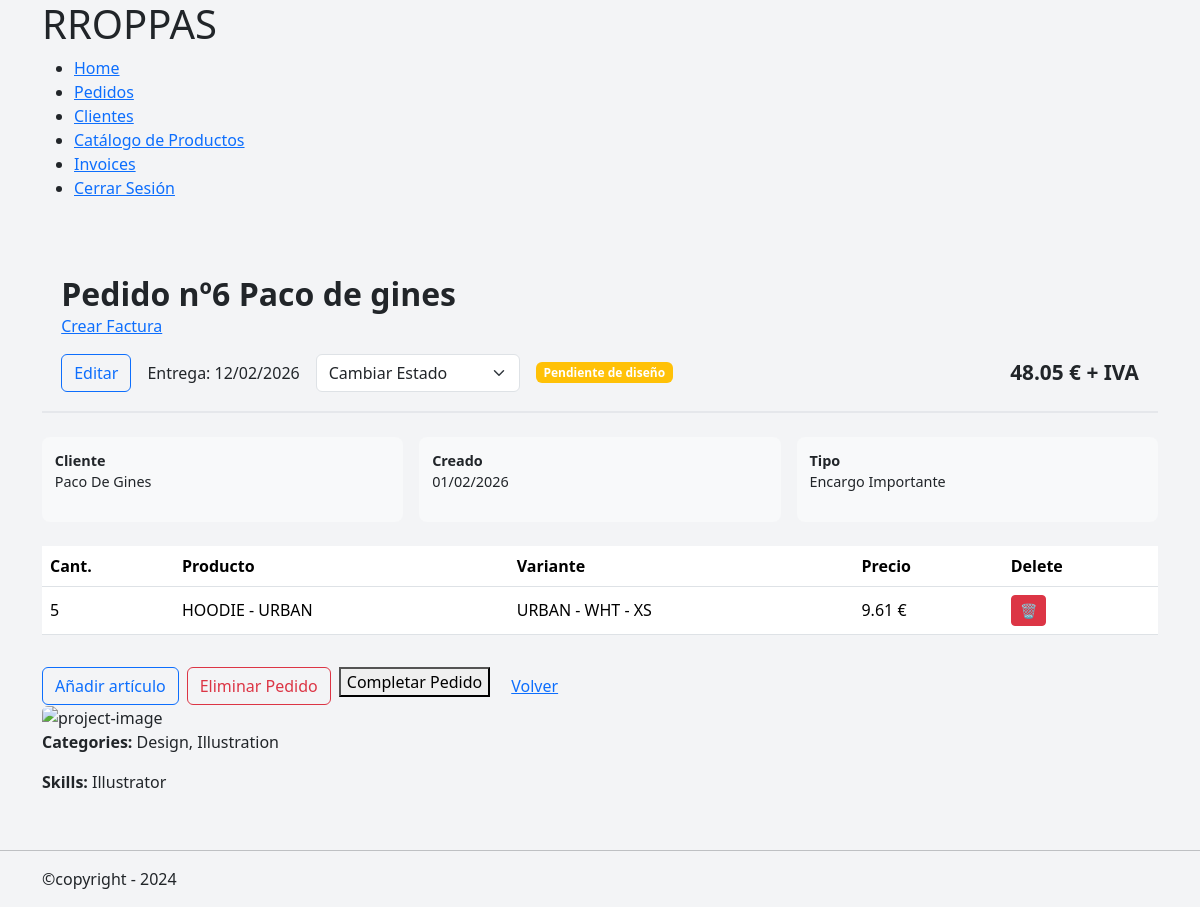
The page /orders/detail/28 (signed in) on the database as committed earlier.
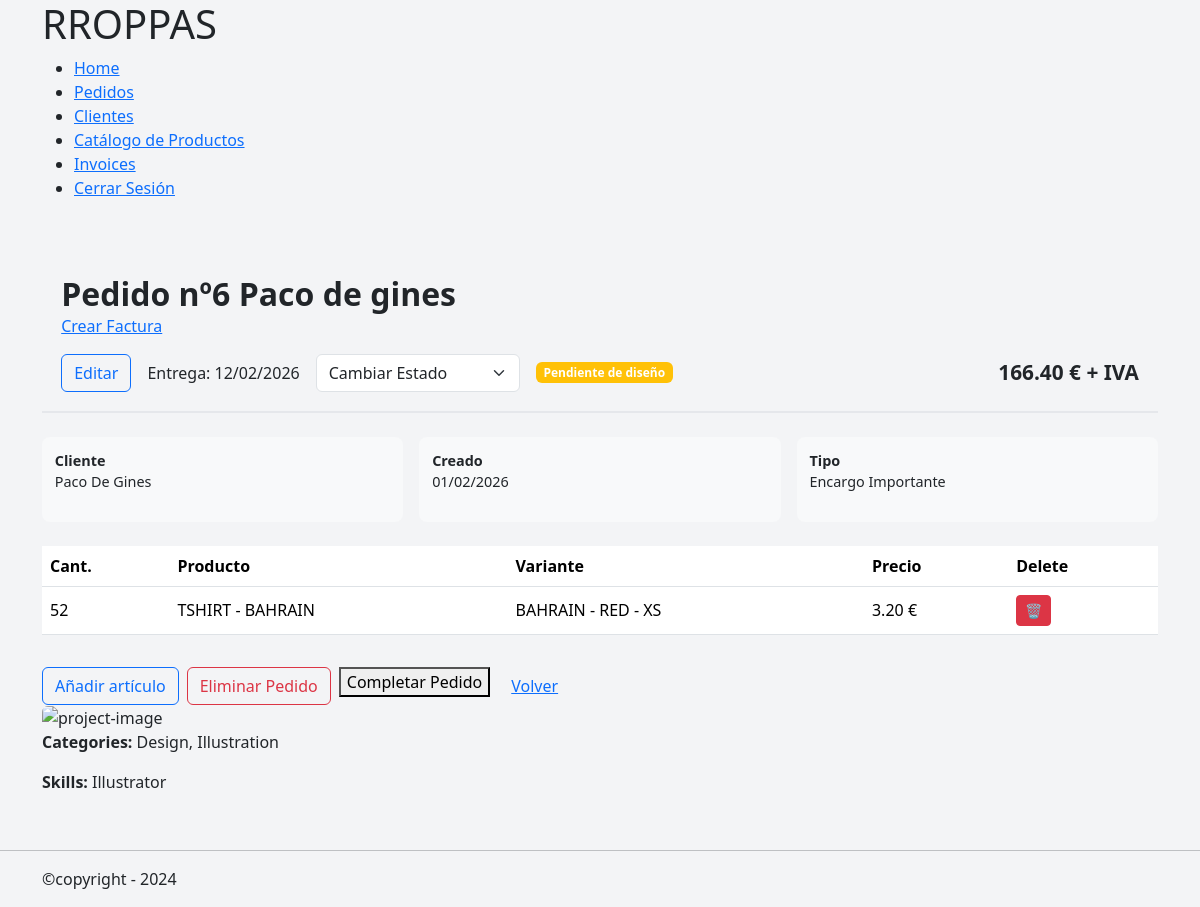
The same page on the database as committed later.
### orders/models.py (models this page shows, shortened)
class Order(models.Model):
    class OrderStatus(models.TextChoices):
        RECEIVED = "RECEIVED", "Recibido"
        PENDING_DESIGN = "PENDING_DESIGN", "Pendiente de diseño"
        DESIGN_READY = "DESIGN_READY", "Diseño confirmado"
        IN_PRODUCTION = "IN_PRODUCTION", "En producción"
        COMPLETED = "COMPLETED", "Completado"
        DELIVERED = "DELIVERED", "Entregado"
        CANCELLED = "CANCELLED", "Cancelado"
    class OrderType(models.TextChoices):
        LARGE = 'LARGE', 'Encargo Importante'
        SMALL = 'SMALL', 'Encargo de Mostrador'
    client = models.ForeignKey(
        Client,
        on_delete=models.PROTECT,
        related_name='orders',
    )
    title = models.CharField(
        max_length=50,
        help_text='Descripcion corta del Pedido',
        verbose_name='Nombre del encargo',
    )
    status = models.CharField(
        verbose_name='Estado',
        choices=OrderStatus,
        default=OrderStatus.PENDING_DESIGN,
    )
    order_type =models.CharField(
        verbose_name='Tipo de pedido',
        choices=OrderType,
    )
    notes = models.TextField(blank=True, null=True)
    delivery_date = models.DateField(blank=True, null=True)
    created_at = models.DateTimeField(auto_now_add=True)
    updated_at = models.DateTimeField(auto_now=True)
    sent_at = models.DateField(blank=True, null=True)
    def total_price(self):
        return sum(
            item.unit_price * item.quantity
            for item in self.items.all()
        )
    def status_color(self):
        return {
            self.OrderStatus.RECEIVED: 'secondary',
            self.OrderStatus.PENDING_DESIGN: 'warning',
            self.OrderStatus.DESIGN_READY: 'info',
            self.OrderStatus.IN_PRODUCTION: 'primary',
            self.OrderStatus.COMPLETED: 'success',
            self.OrderStatus.DELIVERED: 'dark',
            self.OrderStatus.CANCELLED: 'danger',
        }.get(self.status, 'secondary')

class OrderItem(models.Model):
    order = models.ForeignKey(
        Order,
        on_delete=models.CASCADE,
        related_name='items',
    )
    product = models.ForeignKey(
        Product,
        on_delete=models.PROTECT,
    )
    variant = models.ForeignKey(
        ProductVariant,
        on_delete=models.PROTECT,
    )
    quantity = models.PositiveIntegerField(
        default=1,
    )
    unit_price = models.DecimalField(
        max_digits=10,
        decimal_places=2,
        help_text="Precio unitario sin IVA",
        verbose_name='Precio presupuestado',
    )
    notes = models.CharField(
        max_length=255,
        blank=True,
    )

### products/models.py (models this page shows, shortened)
class Product(models.Model):
    class PrintType(models.TextChoices):
        DTF = "DTF", "DTF"
        NONE = "NONE", "Sin personalización"
    class ClotheType(models.TextChoices):
        TSHIRT = "TSHIRT", "Camiseta"
        HOODIE = "HOODIE", "Sudadera"
        PANTS = "PANTS", "Pantalón"
        OTHER = "OTHER", "Otros"
    model = models.CharField(
        verbose_name= 'Modelo del Producto',
        max_length=100,
        unique=True
    )
    sku = models.CharField(
        max_length=50,
        blank=True,
        help_text="Referencia interna (opcional)",
    )
    allowed_print = models.CharField(
        max_length=10,
        choices=PrintType.choices,
        default=PrintType.DTF
    )
    type = models.CharField(
        max_length=20,
        choices=ClotheType.choices,
    )
    image = models.ImageField(
        upload_to='products/products_files',
        blank=True,
        null=True,
    )
    model_url = models.URLField(
        blank=True,
        null= True,
    )
    cost_price = models.DecimalField(
        max_digits=10,
        decimal_places=2,
        blank=True,
        null=True,
    )
    created_at = models.DateTimeField(auto_now_add=True)
    updated_at = models.DateTimeField(auto_now=True)
    class Meta:
        ordering = ["model"]
        verbose_name = "Producto"
        verbose_name_plural = "Productos"
    def __str__(self):
        parts = [self.type]
        parts.append(self.model)
        return " - ".join(parts)

class ProductVariant(models.Model):
    product = models.ForeignKey(
        Product,
        on_delete=models.CASCADE,
        related_name='variants'
    )
    color = models.CharField(
        max_length=60,
    )
    size = models.CharField(
        max_length=30,
    )
    sku = models.CharField(
        max_length=50,
        blank=True,
        help_text="Referencia interna (opcional)",
    )
    stock = models.IntegerField(default=0, help_text="Stock opcional por variante")
    class Meta:
        unique_together = ("product", "color", "size")
        ordering = ["product", "color", "size"]
        verbose_name = "Variante de Producto"
        verbose_name_plural = "Variantes de Producto"
    def __str__(self):
        parts = [self.product.model]
        if self.color:
            parts.append(self.color)
        if self.size:
            parts.append(self.size)
        return " - ".join(parts)

### clients/models.py (models this page shows, shortened)
class Client(models.Model):
    TIPOS_CLIENTE = [
        ("club deportivo", "Club deportivo"),
        ("colegio", "Colegio"),
        ("ayuntamiento", "Ayuntamiento"),
        ("universidad", "Universidad"),
        ("empresa", "Empresa"),
        ("particular", "Particular"),
    ]
    name = models.CharField(
        verbose_name='Nombre',
        max_length=255,
    )
    tipo = models.CharField(
        verbose_name='Tipo de Cliente',
        choices=TIPOS_CLIENTE
    )
    cif_nif = models.CharField(
        verbose_name='CIF/NIF',
        max_length=20,
        blank=True,
        null=True,
    )
    t_number = models.CharField(
        verbose_name='Nº teléfono',
        max_length=30,
        null=True,
        blank=True
    )
    email= models.EmailField(
        blank=True,
    )
    direccion=models.TextField(
        verbose_name='Direccion',
        max_length=100,
        blank=True,
        null=True,
    )
    other=models.TextField(
        verbose_name='Otra información',
        blank=True,
        null=True,
    )
    created_at=models.DateTimeField(
        verbose_name='Fecha de Creación',
        default=timezone.now,
        )
    def __str__(self):
        return self.name

### orders/views.py (the view, shortened to what this page needs)
# urls.py: path('detail/<pk>', OrderDetailView.as_view(), name='order_detail'),
@method_decorator(login_required, name='dispatch')
class OrderDetailView(DetailView):
    model = Order
    template_name = 'orders/order_detail.html'

### mini_erp/templates/orders/order_detail.html (shortened to what the changed rows need)
{% extends "general/layout.html" %}
{% block contenido %}
{% load static %}
<link rel="stylesheet" href="https://cdnjs.cloudflare.com/ajax/libs/font-awesome/5.12.1/css/all.min.css" />
<link rel="stylesheet" href="{% static 'orders/css/orders.css' %}">
<div class="container">
    <div class="order-header">
        <h2>{{ object.title }}</h2>
        <p><a href="{% url 'invoices:create_invoice' object.pk %}">Crear Factura</a></p>
        <div class="order-meta">
            <a href="{% url 'orders:order_update' object.pk %}" class="btn btn-outline-primary">
                Editar
            </a>
            <span class="order-delivery">
                Entrega: {{ object.delivery_date|date:"d/m/Y" }}
            </span>
            {% if object.status == 'COMPLETED' %}
              <span>
                    <form method="post" action="{% url 'orders:change_status' object.pk %}">
                     {% csrf_token %}
                        <select name="status" class="form-select w-auto" onchange="this.form.submit()">
                            <option disabled selected>Cambiar Estado</option>
                            <option value="DELIVERED">Entregado</option>
                            <option value="CANCELLED">Cancelado</option>
                        </select>
                    </form>
                </span>
            {% else %}
                <span>
                    <form method="post" action="{% url 'orders:change_status' object.pk %}">
                    </form>
                </span>
            {% endif %}
            <span class="badge bg-{{ object.status_color }}">
                {{ object.get_status_display }}
            </span>
            <span class="order-total">
                {{ object.total_price }} € + IVA
            </span>
        </div>
    </div>
    <div class="order-info-grid">
        <div class="info-card">
            <strong>Cliente</strong>
            <p>{{ object.client }}</p>
        </div>
        <div class="info-card">
            <strong>Creado</strong>
            <p>{{ object.created_at|date:"d/m/Y" }}</p>
        </div>
        <div class="info-card">
            <strong>Tipo</strong>
            <p>{{ object.get_order_type_display }}</p>
        </div>
    </div>
</div>
<div class="container">
    <table class="table order-items-table">
    <thead>
        <tr>
            <th>Cant.</th>
            <th>Producto</th>
            <th>Variante</th>
            <th>Precio</th>
            <th>Delete</th>
        </tr>
    </thead>
    <tbody>
        {% for item in object.items.all %}
        <tr>
            <td>{{ item.quantity }}</td>
            <td>{{ item.product }}</td>
            <td>{{ item.variant }}</td>
            <td>{{ item.unit_price }} €</td>
            <td>
                <form method="post" style="display:inline;">
                            <button class="btn btn-danger btn-sm">
                                🗑
                            </button>
                </form>
            </td>
        </tr>
        {% endfor %}
    </tbody>
    </table>
</div>
{% endblock %}

Rows that differ between the two databases and show on the page:
removed OrderItem: quantity "5", product "HOODIE - URBAN", variant "URBAN - WHT - XS", unit_price "9.61"
computed for Order "Pedido nº6 Paco de gines": total_price "48.05" → "166.40"
added OrderItem: quantity "52", product "TSHIRT - BAHRAIN", variant "BAHRAIN - RED - XS", unit_price "3.20"
